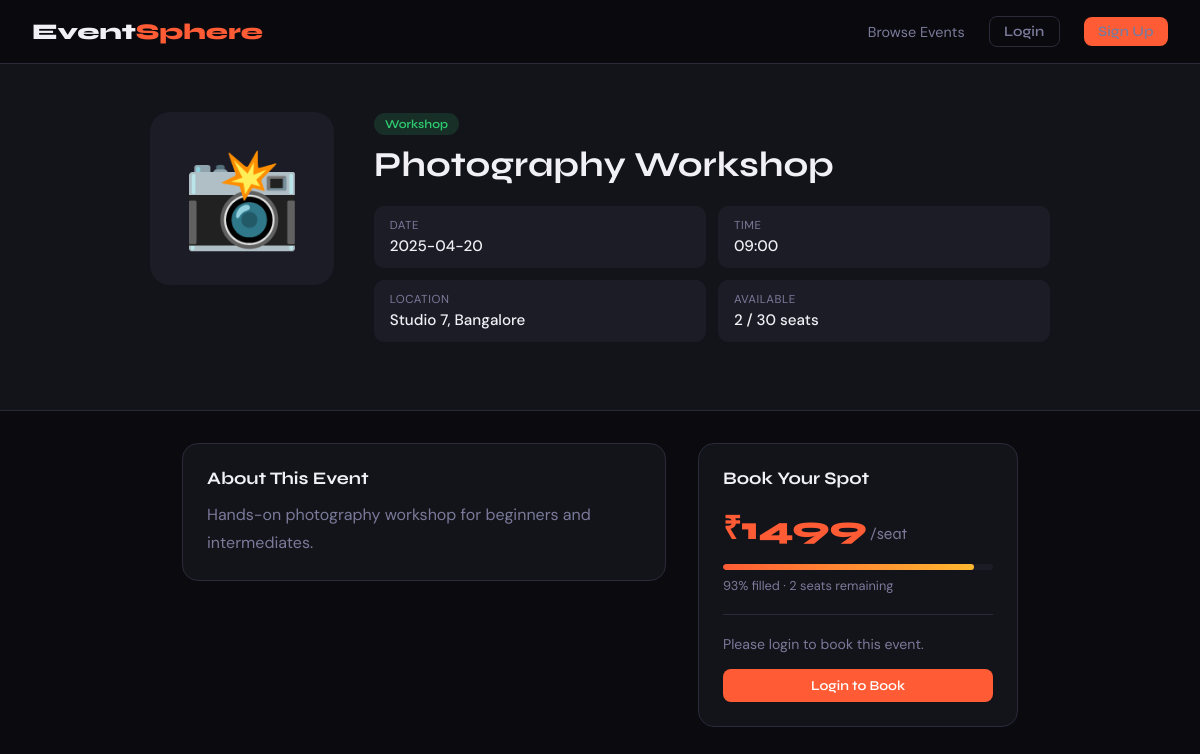
Screenshot of /event/e4 with the database file from the repository.
### tables this page shows
CREATE TABLE events (
                id           TEXT PRIMARY KEY,
                title        TEXT NOT NULL,
                category     TEXT NOT NULL,
                date         TEXT NOT NULL,
                time         TEXT NOT NULL,
                location     TEXT NOT NULL,
                description  TEXT NOT NULL,
                price        INTEGER NOT NULL DEFAULT 0,
                total_seats  INTEGER NOT NULL,
                booked_seats INTEGER NOT NULL DEFAULT 0,
                image_emoji  TEXT NOT NULL DEFAULT '🎉',
                organizer    TEXT NOT NULL
            );

### app.py (the view)
@app.route('/event/<event_id>')
def event_detail(event_id):
    event = get_event(event_id)
    if not event:
        flash('Event not found.', 'error')
        return redirect(url_for('index'))
    available = event['total_seats'] - event['booked_seats']
    user_booked = False
    if 'user' in session:
        with get_db() as conn:
            user_booked = conn.execute(
                "SELECT 1 FROM bookings WHERE username=? AND event_id=?",
                (session['user'], event_id)).fetchone() is not None
    return render_template('event_detail.html', event=event, available=available, user_booked=user_booked)

### app.py (called while the page is built)
def get_db():
    conn = sqlite3.connect(DB_PATH)
    conn.row_factory = sqlite3.Row
    return conn

def row_to_dict(row):
    return dict(row) if row else None

def get_event(event_id):
    with get_db() as conn:
        row = conn.execute("SELECT * FROM events WHERE id=?", (event_id,)).fetchone()
    return row_to_dict(row)

### templates/event_detail.html (shortened to what this page needs)
{% extends "base.html" %}
{% block content %}
{% set cat_class = {'Technology':'tag-tech','Music':'tag-music','Business':'tag-business','Workshop':'tag-workshop'} %}
{% set fill = (event.booked_seats / event.total_seats * 100)|int %}
<div class="event-hero">
  <div class="event-hero-inner">
    <div class="event-big-emoji">{{ event.image_emoji }}</div>
    <div class="event-info">
      <span class="tag {{ cat_class.get(event.category, 'tag-other') }}">{{ event.category }}</span>
      <h1>{{ event.title }}</h1>
      <div class="meta-grid">
        <div class="meta-item"><div class="label">Date</div><div class="value">{{ event.date }}</div></div>
        <div class="meta-item"><div class="label">Time</div><div class="value">{{ event.time }}</div></div>
        <div class="meta-item"><div class="label">Location</div><div class="value">{{ event.location }}</div></div>
        <div class="meta-item"><div class="label">Available</div><div class="value">{{ available }} / {{ event.total_seats }} seats</div></div>
      </div>
    </div>
  </div>
</div>
<div class="content-area">
  <div>
    <div class="description-box card" style="padding:1.5rem;">
      <h3>About This Event</h3>
      <p>{{ event.description }}</p>
    </div>
  </div>
  <div class="booking-box">
    <h3>Book Your Spot</h3>
    <div class="big-price {% if event.price == 0 %}free{% endif %}">
      {% if event.price == 0 %}FREE{% else %}₹{{ event.price }}<span style="font-size:1rem; color:var(--muted); font-weight:400;"> /seat</span>{% endif %}
    </div>
    <div class="seats-bar"><div class="seats-fill" style="width:{{ fill }}%"></div></div>
    <div style="font-size:0.8rem; color:var(--muted);">{{ fill }}% filled · {{ available }} seats remaining</div>
    <div class="divider"></div>
    {% if user_booked %}
      <div class="already-booked">✅ You've booked this event!</div>
      <a href="/my-bookings" class="btn btn-outline" style="width:100%; justify-content:center; margin-top:0.75rem;">View My Bookings</a>
    {% elif available == 0 %}
      <div class="sold-out">😢 Sold Out</div>
    {% elif not session.user %}
      <p style="font-size:0.88rem; color:var(--muted); margin-bottom:1rem;">Please login to book this event.</p>
      <a href="/login" class="btn btn-primary" style="width:100%; justify-content:center;">Login to Book</a>
    {% endif %}
  </div>
</div>
{% endblock %}

### templates/base.html (style rules this page uses)
:root { --bg: #0a0a0f; --surface: #13131a; --surface2: #1c1c27; --accent: #ff5c35; --accent2: #ffb830; --text: #f0f0f5; --muted: #7a7a9a; --border: #2a2a3a; --success: #2ecc71; --error: #e74c3c; }
* { margin: 0; padding: 0; box-sizing: border-box; }
body { background: var(--bg); color: var(--text); font-family: 'DM Sans', sans-serif; min-height: 100vh; }
h1,h2,h3,h4 { font-family: 'Syne', sans-serif; }
.btn { display: inline-flex; align-items: center; gap: 0.4rem; padding: 0.5rem 1.2rem; border-radius: 8px; font-family: 'Syne', sans-serif; font-size: 0.85rem; font-weight: 600; cursor: pointer; text-decoration: none; border: none; transition: all 0.2s; }
.btn-primary { background: var(--accent); color: white; }
.card { background: var(--surface); border: 1px solid var(--border); border-radius: 16px; overflow: hidden; transition: all 0.3s; }
.tag { display: inline-block; padding: 0.25rem 0.7rem; border-radius: 20px; font-size: 0.75rem; font-weight: 600; font-family: 'Syne', sans-serif; }
.tag-workshop { background: rgba(46,204,113,0.15); color: var(--success); }

### templates/event_detail.html (style rules this page uses)
.event-hero { padding: 3rem 2rem; background: var(--surface); border-bottom: 1px solid var(--border); }
.event-hero-inner { max-width: 900px; margin: 0 auto; display: flex; gap: 2.5rem; align-items: flex-start; flex-wrap: wrap; }
.event-big-emoji { font-size: 6rem; background: var(--surface2); border-radius: 20px; padding: 1.5rem 2rem; flex-shrink: 0; }
.event-info { flex: 1; min-width: 260px; }
.event-info h1 { font-size: clamp(1.5rem, 4vw, 2.2rem); margin: 0.5rem 0; }
.meta-grid { display: grid; grid-template-columns: 1fr 1fr; gap: 0.75rem; margin: 1.25rem 0; }
.meta-item { background: var(--surface2); border-radius: 10px; padding: 0.75rem 1rem; }
.meta-item .label { font-size: 0.72rem; color: var(--muted); text-transform: uppercase; letter-spacing: 0.05em; margin-bottom: 0.2rem; }
.meta-item .value { font-size: 0.95rem; font-weight: 500; }
.content-area { max-width: 900px; margin: 2rem auto; padding: 0 2rem; display: grid; grid-template-columns: 1fr 320px; gap: 2rem; align-items: start; }
.description-box h3 { font-size: 1.1rem; margin-bottom: 0.75rem; }
.description-box p { color: var(--muted); line-height: 1.7; }
.booking-box { background: var(--surface); border: 1px solid var(--border); border-radius: 16px; padding: 1.5rem; position: sticky; top: 84px; }
.booking-box h3 { font-size: 1.1rem; margin-bottom: 1rem; }
.big-price { font-family: 'Syne', sans-serif; font-size: 2rem; font-weight: 800; color: var(--accent); }
.seats-bar { height: 6px; background: var(--surface2); border-radius: 3px; margin: 1rem 0 0.4rem; overflow: hidden; }
.seats-fill { height: 100%; border-radius: 3px; background: linear-gradient(90deg, var(--accent), var(--accent2)); }
.divider { height: 1px; background: var(--border); margin: 1.25rem 0; }

### rows the page displays
events: image_emoji "📸", category "Workshop", title "Photography Workshop", date "2025-04-20", time "09:00", location "Studio 7, Bangalore", total_seats "30", description "Hands-on photography workshop for beginners and intermediates.", price "1499"

### other values shown
{{ available }} "2"
{{ fill }} "93"
